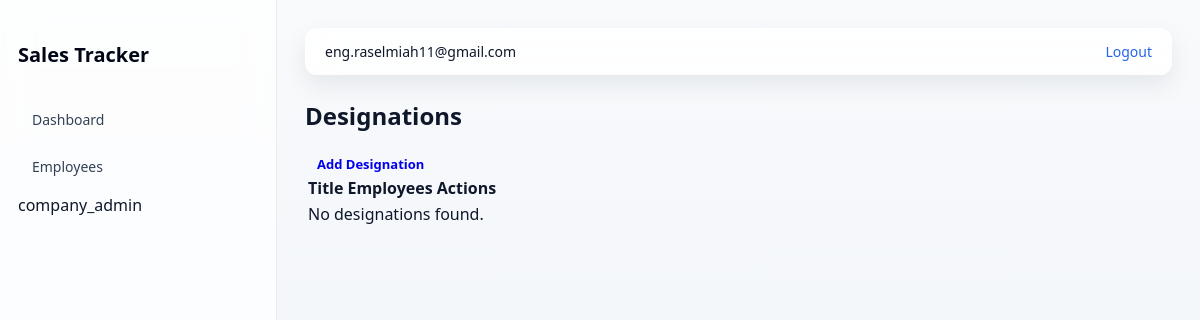
The app's page /company/designations/ (signed in), older data.
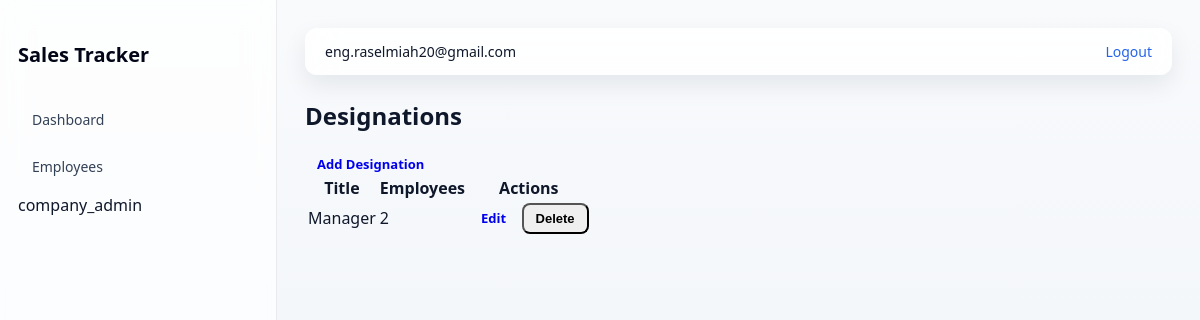
The same page, newer data.
### accounts/models.py (models this page shows, shortened)
class User(AbstractBaseUser, PermissionsMixin):
    ROLE_CHOICES = (
        ("superadmin", "Super Admin"),
        ("company_admin", "Company Admin"),
        ("salesman", "Salesman"),
        ("general_user", "General User"),
    )
    email = models.EmailField(unique=True)
    full_name = models.CharField(max_length=150)
    role = models.CharField(
        max_length=20,
        choices=ROLE_CHOICES,
        default="general_user",
    )
    company = models.ForeignKey(
        "company.Company",
        on_delete=models.CASCADE,
        null=True,
        blank=True,
        related_name="employees",
    )
    designation = models.ForeignKey(
        "company.CompanyDesignation",
        on_delete=models.SET_NULL,
        null=True,
        blank=True,
        related_name="employees",
    )
    is_active = models.BooleanField(default=True)
    is_staff = models.BooleanField(default=False)
    created_at = models.DateTimeField(auto_now_add=True)
    USERNAME_FIELD = "email"
    REQUIRED_FIELDS = []
    objects = UserManager()

### company/models.py (models this page shows, shortened)
class CompanyDesignation(models.Model):
    company = models.ForeignKey(
        Company,
        on_delete=models.CASCADE,
        related_name="designations",
    )
    title = models.CharField(max_length=150)
    created_at = models.DateTimeField(auto_now_add=True)
    class Meta:
        unique_together = ("company", "title")
        ordering = ["title"]

### company/views.py (the view)
@login_required
def designation_list_view(request):
    if request.user.role != "company_admin":
        return HttpResponseForbidden("Access denied")
    company = getattr(request.user, "owned_company", None)
    if not company:
        return redirect("company:setup")
    designations = company.designations.all()
    return render(
        request,
        "company/designation_list.html",
        {"designations": designations},
    )

### company/templates/company/designation_list.html (shortened to what this page needs)
{% extends "base/base_dashboard.html" %}
{% block content %}
<h2>Designations</h2>
<a href="{% url 'company:designation_create' %}"
   class="btn btn-primary"
   style="margin-bottom:15px;">
    Add Designation
</a>
<table class="table">
    <thead>
        <tr>
            <th>Title</th>
            <th>Employees</th>
            <th>Actions</th>
        </tr>
    </thead>
    <tbody>
        {% for d in designations %}
            <tr>
                <td>{{ d.title }}</td>
                <td>{{ d.employees.count }}</td>
                <td>
                    <a href="{% url 'company:designation_edit' d.id %}"
                       class="btn btn-sm btn-outline-primary">
                        Edit
                    </a>
                    <form method="post"
                          action="{% url 'company:designation_delete' d.id %}"
                          style="display:inline;"
                          onsubmit="return confirm('Are you sure?');">
                        <button class="btn btn-sm btn-outline-danger">
                            Delete
                        </button>
                    </form>
                </td>
            </tr>
        {% empty %}
            <tr>
                <td colspan="3">No designations found.</td>
            </tr>
        {% endfor %}
    </tbody>
</table>
{% endblock %}

### templates/base/base_dashboard.html (shortened to what this page needs)
{% load static %}
<!DOCTYPE html>
<html lang="en">
<head>
    <link rel="stylesheet" href="{% static 'css/dashboard.css' %}">
</head>
<body>
<div class="layout">
    {% include "partials/sidebar.html" %}
    <main class="main">
        <header class="topbar">
            <span>{{ request.user.email }}</span>
            <a href="{% url 'accounts:logout' %}">Logout</a>
        </header>
        {% block content %}{% endblock %}
    </main>
</div>
</body>
</html>

### templates/partials/sidebar.html (shortened to what this page needs)
<aside class="sidebar">
    <h2 class="logo">Sales Tracker</h2>
    <a href="{% url 'accounts:dashboard' %}"
       class="nav-item {% if active_tab == 'dashboard' %}active{% endif %}">
        Dashboard
    </a>
    {% if request.user.role == "company_admin" %}
        <a href="{% url 'accounts:employee_list' %}"
           class="nav-item {% if active_tab == 'employees' %}active{% endif %}">
            Employees
        </a>
    {% endif %}
    {{ request.user.role }}
</aside>

Row changes from the older to the newer data that the page shows:
changed User "company_admin": user.email "eng.raselmiah11@gmail.com" → "eng.raselmiah20@gmail.com"
added CompanyDesignation: title "Manager", employees.count "2"
Text that changed along with them:
text no longer shown: "No designations found."
